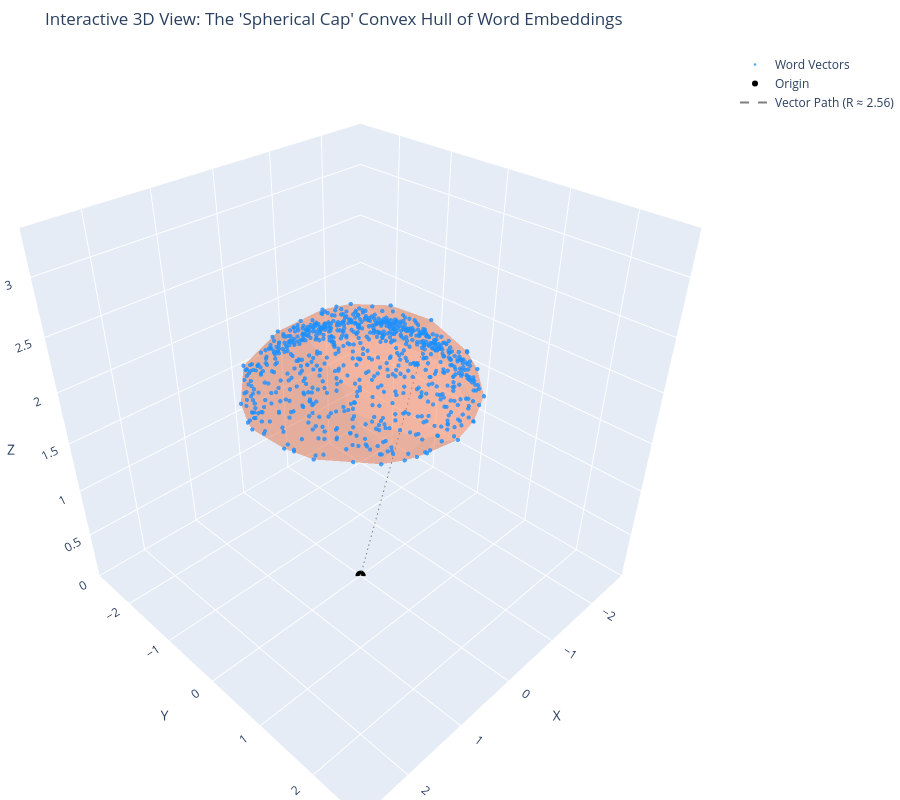

This figure's notebook cell:
### Code cell
import numpy as np
import plotly.graph_objects as go
from scipy.spatial import ConvexHull

# ==========================================
# 1. 核心几何参数设定 (基于 Qwen3-1.7B 词表推导)
# ==========================================
R = 2.56                   # 外接球半径
theta_max_deg = 77         # 向量簇的最大总张角
theta_half_rad = np.radians(theta_max_deg / 2)
num_points_3d = 800        # 采样点数量

# ==========================================
# 2. 生成三维空间下的点集与凸包
# ==========================================
# 在 3D 圆锥内采样 (使用球面坐标)
phi = np.random.uniform(0, 2 * np.pi, num_points_3d) 
costheta = np.random.uniform(np.cos(theta_half_rad), 1, num_points_3d)
theta = np.arccos(costheta)
r_3d = np.random.normal(R, 0.05, num_points_3d)

# 转换为笛卡尔坐标 (让花束朝向上方 Z 轴)
x_3d = r_3d * np.sin(theta) * np.cos(phi)
y_3d = r_3d * np.sin(theta) * np.sin(phi)
z_3d = r_3d * np.cos(theta)
points_3d = np.column_stack((x_3d, y_3d, z_3d))

# 计算 3D 凸包
hull_3d = ConvexHull(points_3d)

# 提取凸包的三角形面 (Simplices) 用于 Plotly 的 Mesh3d 渲染
i = hull_3d.simplices[:, 0]
j = hull_3d.simplices[:, 1]
k = hull_3d.simplices[:, 2]

# ==========================================
# 3. 构建 Plotly 交互式图表
# ==========================================
fig = go.Figure()

# --- 添加凸包表面 (Mesh) ---
fig.add_trace(go.Mesh3d(
    x=x_3d, y=y_3d, z=z_3d,
    i=i, j=j, k=k,
    color='coral',        # 凸包颜色
    opacity=0.3,          # 透明度，方便看清内部
    flatshading=True,     # 开启平面着色，凸显多面体的棱角感
    name='Convex Hull Boundary'
))

# --- 添加词向量采样点 (Scatter3d) ---
fig.add_trace(go.Scatter3d(
    x=x_3d, y=y_3d, z=z_3d,
    mode='markers',
    marker=dict(size=2.5, color='dodgerblue', opacity=0.8),
    name='Word Vectors'
))

# --- 添加原点 (Origin) ---
fig.add_trace(go.Scatter3d(
    x=[0], y=[0], z=[0],
    mode='markers+text',
    marker=dict(size=6, color='black'),
    text=['Origin (0,0,0)'],
    textposition="bottom center",
    name='Origin'
))

# --- 添加一根连接原点和某一点的参考线，凸显“高度/半径” ---
fig.add_trace(go.Scatter3d(
    x=[0, x_3d[0]], y=[0, y_3d[0]], z=[0, z_3d[0]],
    mode='lines',
    line=dict(color='gray', width=2, dash='dash'),
    name='Vector Path (R ≈ 2.56)'
))

# ==========================================
# 4. 设置布局，确保比例为 1:1:1
# ==========================================
# 这一步极其重要，否则 Plotly 会自动拉伸坐标轴，破坏真实的几何直觉
max_range = R * 1.1
fig.update_layout(
    title="Interactive 3D View: The 'Spherical Cap' Convex Hull of Word Embeddings",
    scene=dict(
        xaxis=dict(range=[-max_range, max_range], title='X'),
        yaxis=dict(range=[-max_range, max_range], title='Y'),
        zaxis=dict(range=[0, max_range*1.2], title='Z'),
        aspectmode='cube' # 强制 x, y, z 轴的物理视觉比例绝对一致
    ),
    width=900,
    height=800,
    margin=dict(l=0, r=0, b=0, t=50) # 减少边缘留白
)

fig.show()

### Figure 1 — Plotly figure (JSON) as saved in the notebook; plotly's stock layout.template omitted (floating-point values rounded to 4 significant figures; data arrays with more than 128 entries replaced by an {"elided": "..."} marker saying what was removed)
{"data": [{"color": "coral", "flatshading": true, "i": {"elided": "198 int values"}, "j": {"elided": "198 int values"}, "k": {"elided": "198 int values"}, "name": "Convex Hull Boundary", "opacity": 0.3, "type": "mesh3d", "x": {"elided": "800 float values"}, "y": {"elided": "800 float values"}, "z": {"elided": "800 float values"}}, {"marker": {"color": "dodgerblue", "opacity": 0.8, "size": 2.5}, "mode": "markers", "name": "Word Vectors", "type": "scatter3d", "x": {"elided": "800 float values"}, "y": {"elided": "800 float values"}, "z": {"elided": "800 float values"}}, {"marker": {"color": "black", "size": 6}, "mode": "markers+text", "name": "Origin", "text": ["Origin (0,0,0)"], "textposition": "bottom center", "type": "scatter3d", "x": [0], "y": [0], "z": [0]}, {"line": {"color": "gray", "dash": "dash", "width": 2}, "mode": "lines", "name": "Vector Path (R ≈ 2.56)", "type": "scatter3d", "x": [0, -1.054], "y": [0, 0.188], "z": [0, 2.304]}], "layout": {"height": 800, "margin": {"b": 0, "l": 0, "r": 0, "t": 50}, "scene": {"aspectmode": "cube", "xaxis": {"range": [-2.816, 2.816], "title": {"text": "X"}}, "yaxis": {"range": [-2.816, 2.816], "title": {"text": "Y"}}, "zaxis": {"range": [0, 3.379], "title": {"text": "Z"}}}, "title": {"text": "Interactive 3D View: The 'Spherical Cap' Convex Hull of Word Embeddings"}, "width": 900}}
